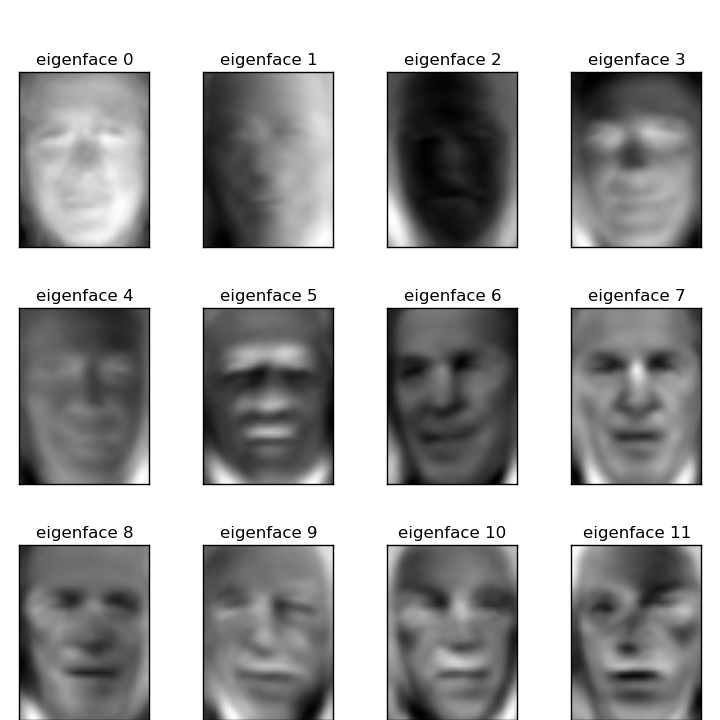

The script that drew this image:
"""
===================================================
Faces recognition example using eigenfaces and SVMs
===================================================

The dataset used in this example is a preprocessed excerpt of the
"Labeled Faces in the Wild", aka LFW_:

  http://vis-www.cs.umass.edu/lfw/lfw-funneled.tgz (233MB)

  .. _LFW: http://vis-www.cs.umass.edu/lfw/

  original source: http://scikit-learn.org/stable/auto_examples/applications/face_recognition.html

"""



print __doc__

from time import time
import logging
import pylab as pl
import numpy as np

from sklearn.cross_validation import train_test_split
from sklearn.datasets import fetch_lfw_people
from sklearn.grid_search import GridSearchCV
from sklearn.metrics import classification_report
from sklearn.metrics import confusion_matrix
from sklearn.decomposition import RandomizedPCA
from sklearn.svm import SVC

# Display progress logs on stdout
logging.basicConfig(level=logging.INFO, format='%(asctime)s %(message)s')


###############################################################################
# Download the data, if not already on disk and load it as numpy arrays

lfw_people = fetch_lfw_people(min_faces_per_person=70, resize=0.4)

# introspect the images arrays to find the shapes (for plotting)
n_samples, h, w = lfw_people.images.shape
np.random.seed(42)

# fot machine learning we use the 2 data directly (as relative pixel
# positions info is ignored by this model)
X = lfw_people.data
n_features = X.shape[1]

# the label to predict is the id of the person
y = lfw_people.target
target_names = lfw_people.target_names
n_classes = target_names.shape[0]

print "Total dataset size:"
print "n_samples: %d" % n_samples
print "n_features: %d" % n_features
print "n_classes: %d" % n_classes


###############################################################################
# Split into a training set and a test set using a stratified k fold

# split into a training and testing set
X_train, X_test, y_train, y_test = train_test_split(X, y, test_size=0.25, random_state=42)


###############################################################################
# Compute a PCA (eigenfaces) on the face dataset (treated as unlabeled
# dataset): unsupervised feature extraction / dimensionality reduction
n_components = 150

print "Extracting the top %d eigenfaces from %d faces" % (n_components, X_train.shape[0])
t0 = time()
pca = RandomizedPCA(n_components=n_components, whiten=True).fit(X_train)
print "done in %0.3fs" % (time() - t0)
# uncomment to see variances
# print "Variance: ", pca.explained_variance_ratio_

eigenfaces = pca.components_.reshape((n_components, h, w))

print "Projecting the input data on the eigenfaces orthonormal basis"
t0 = time()
X_train_pca = pca.transform(X_train)
X_test_pca = pca.transform(X_test)
print "done in %0.3fs" % (time() - t0)


###############################################################################
# Train a SVM classification model

print "Fitting the classifier to the training set"
t0 = time()
param_grid = {
         'C': [1e3, 5e3, 1e4, 5e4, 1e5],
          'gamma': [0.0001, 0.0005, 0.001, 0.005, 0.01, 0.1],
          }
clf = GridSearchCV(SVC(kernel='rbf', class_weight='auto'), param_grid)
clf = clf.fit(X_train_pca, y_train)
print "done in %0.3fs" % (time() - t0)
print "Best estimator found by grid search:"
print clf.best_estimator_


###############################################################################
# Quantitative evaluation of the model quality on the test set

print "Predicting the people names on the testing set"
t0 = time()
y_pred = clf.predict(X_test_pca)
print "done in %0.3fs" % (time() - t0)

print classification_report(y_test, y_pred, target_names=target_names)
print confusion_matrix(y_test, y_pred, labels=range(n_classes))


###############################################################################
# Qualitative evaluation of the predictions using matplotlib

def plot_gallery(images, titles, h, w, n_row=3, n_col=4):
    """Helper function to plot a gallery of portraits"""
    pl.figure(figsize=(1.8 * n_col, 2.4 * n_row))
    pl.subplots_adjust(bottom=0, left=.01, right=.99, top=.90, hspace=.35)
    for i in range(n_row * n_col):
        pl.subplot(n_row, n_col, i + 1)
        pl.imshow(images[i].reshape((h, w)), cmap=pl.cm.gray)
        pl.title(titles[i], size=12)
        pl.xticks(())
        pl.yticks(())


# plot the result of the prediction on a portion of the test set

def title(y_pred, y_test, target_names, i):
    pred_name = target_names[y_pred[i]].rsplit(' ', 1)[-1]
    true_name = target_names[y_test[i]].rsplit(' ', 1)[-1]
    return 'predicted: %s\ntrue:      %s' % (pred_name, true_name)

prediction_titles = [title(y_pred, y_test, target_names, i)
                         for i in range(y_pred.shape[0])]

plot_gallery(X_test, prediction_titles, h, w)

# plot the gallery of the most significative eigenfaces

eigenface_titles = ["eigenface %d" % i for i in range(eigenfaces.shape[0])]
plot_gallery(eigenfaces, eigenface_titles, h, w)

pl.show()
